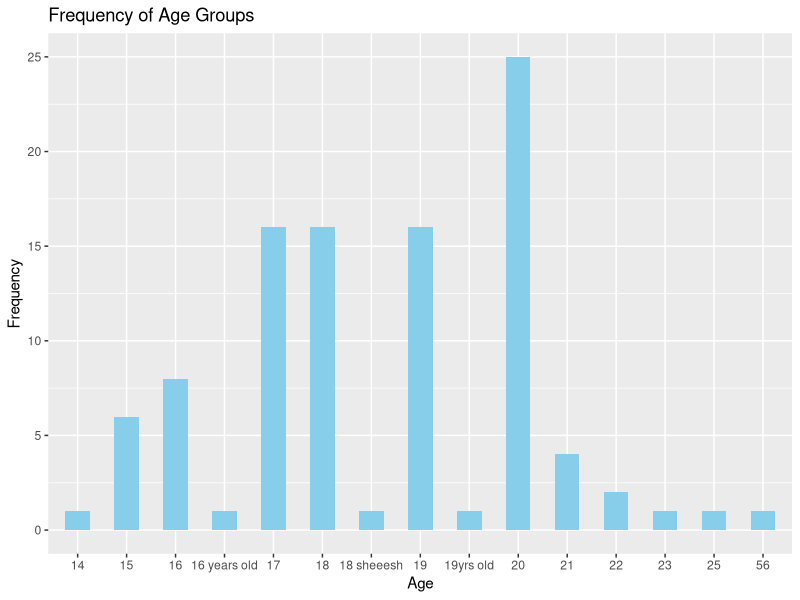
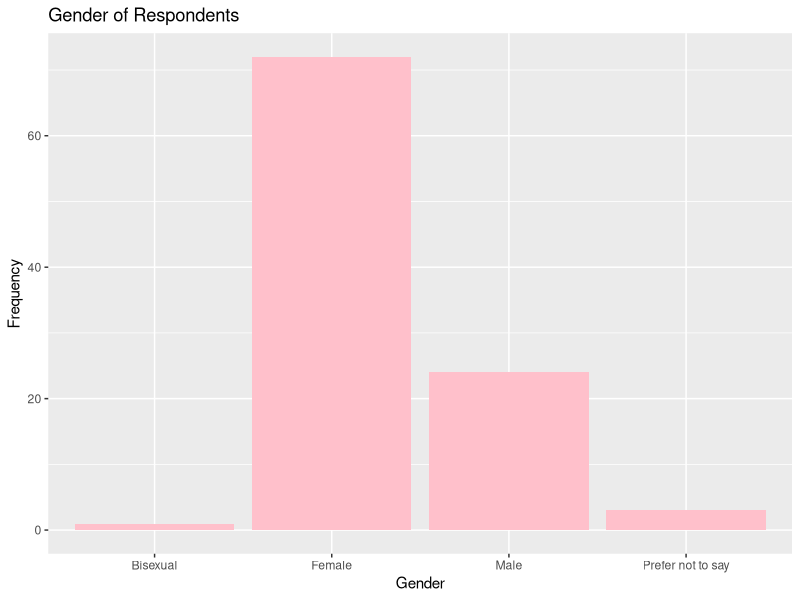

Here is the R script that generated these plots, in order: (Note: this script raises an error after producing the figures.)
## ---- chunk 1
knitr::opts_chunk$set(echo = TRUE)
## ---- chunk 2
library(readr)
library(ggplot2)
library(dplyr)
## ---- chunk 3
survey <- read_csv("Survey_ Understanding Student Engagement in Online Gaming.csv")
View(survey)
## ---- chunk 4
numeric_cols <- sapply(survey, is.numeric) 

survey_numeric <- survey[, numeric_cols]

col_means <- colMeans(survey_numeric)
col_means
## ---- chunk 5
age <- survey %>%
  mutate(Age = as.factor(Age)) %>%
  group_by(Age) %>%
  summarise(count = n())

# geting mean and standard deviation of counts
age_summary <- age %>%
  summarise(mean_count = mean(count),
            sd_count = sd(count))

ggplot(age, aes(x = Age, y = count)) +
  geom_bar(stat = "identity", fill = "skyblue", width = 0.5) +
  labs(x = "Age", y = "Frequency", title = "Frequency of Age Groups")
## ---- chunk 6
gender <- table(survey$Gender)
 gender<- as.data.frame(gender)
 gender
 
 
 ggplot(gender, aes(x = Var1, y = Freq)) +
  geom_bar(stat = "identity", fill = "pink") +  
  labs(title = "Gender of Respondents", x = "Gender", y = "Frequency")
## ---- chunk 7
address_data <- survey$Address 
addressdf <- data.frame(address = address_data)

addressdf$address <- toupper(trimws(addressdf$address))  

address_freq <- addressdf %>%
  group_by(address) %>%
  summarise(count = n()) %>%
  arrange(desc(count))
## ---- chunk 8
  geom_bar(stat = "identity", fill = "skyblue", width = 0.7) +
  labs(
    title = "Counts of Survey Respondents by Age",
    x = "Age",
    y = "Count"
  ) +
  theme_minimal()

## ---- chunk 9
#geting the count of gender
(gender <- survey %>%
  mutate(Gender = as.character(Gender)) %>%  
  group_by(Gender) %>%
  summarise(count = n()))

# geting mean and standard deviation of counts
(gender_summary <- gender %>%
  summarise(mean_count = mean(count),
            sd_count = sd(count)))

ggplot(gender, aes(x = Gender, y = count)) +
  geom_bar(stat = "identity", fill = "skyblue", width = 0.7) +
  labs(
    title = "Counts of Survey Respondents by Gender",
    x = "Gender",
    y = "Count"
  ) +
  theme_minimal()
## ---- chunk 10
#Plotting
ggplot(address_freq, aes(x = factor(address), y = count)) +
  geom_bar(stat = "identity") +
  labs(title = "Address of Respondents", x = "Address", y = "Frequency") +
  theme(axis.text.x = element_text(angle =  , hjust =  ))
## ---- chunk 11
name_data <- survey$`Name (optional)`
namedf <- data.frame(name = name_data) 

namedf$name <- toupper(trimws(namedf$name))  

## ---- chunk 12
library(ggplot2)

question1 <- survey %>%
  mutate(`How confident are you that playing online games can help you develop valuable skills, such as problem-solving or teamwork?` = as.character(`How confident are you that playing online games can help you develop valuable skills, such as problem-solving or teamwork?`)) %>%  
  group_by(`How confident are you that playing online games can help you develop valuable skills, such as problem-solving or teamwork?`) %>%
  summarise(count = n())

# Mean and standard deviation
survey_summary <- question1 %>%
  summarise(mean_count = mean(count),
            sd_count = sd(count))

ggplot(question1, aes(x = `How confident are you that playing online games can help you develop valuable skills, such as problem-solving or teamwork?`, y = count)) +
  geom_bar(stat = "identity", fill = "skyblue", width = 0.5) +
  labs(x = "Confidence Level", y = "Frequency", title = "How confident are you that playing online games can help you develop valuable skills, such as problem-solving or teamwork?")
